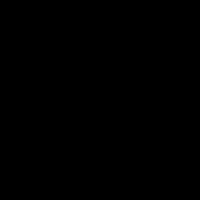
Frame 1 (no input)
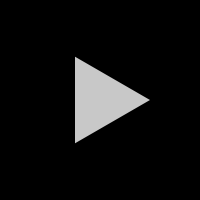
Frame 60 (the mouse pressed at the canvas centre just before this capture)
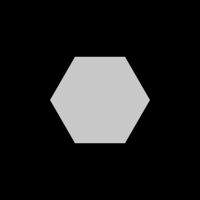
Frame 120 (the mouse held since frame 60 and released just before this capture)

The Processing sketch that drew these frames (run headless with seeded random() and noise(); from frame 60 on, the mouse is pressed at the canvas centre):

// Processing sketch: ej_01_Poligonos
// ── ej_01_Poligonos.pde
/******************************************/
/*Processing en el Universo del Videojuego*/
/*Unidad 8: Recursos Visuales             */
/*Ejemplo 01: Polígonos                   */
/*                                        */
/* ibuioli@gmail.com                      */
/* jaimeperezmarin@gmail.com              */
/******************************************/

int lados;

void setup(){
  size(200, 200);
}

void draw(){
  background(0);
  
  noStroke();
  fill(200);
  
  //Esta función recibe cuatro parámetros: los dos primeros es la posición espacial, 
  //el tercero es el radio total de la figura, y el cuarto es la cantidad de lados 
  poligono(width/2, height/2, 100, lados);  //Poligono: Desde un pentágono hasta un octógono
  
  lados = (int)map(mouseX, 0, width, 3, 9);  //Aumenta o disminuye la cantidad de lados acorde a la posición X
}

// ── poligono.pde
void poligono(float x_, float y_, float r_, float l_) {
  
  float x = x_;         //Posición X
  float y = y_;         //Posición Y
  float r = r_;         //Radio del polígono
  float l = (int)l_;    //Lados del polígono

  pushMatrix();
  translate(x, y);
  beginShape();
  for (int i = 0; i < l;i++) {
    vertex(r/2 * cos(radians(360 * i / l)), r/2 * sin(radians(360 * i / l)));
  }
  endShape(CLOSE);
  popMatrix();
}
